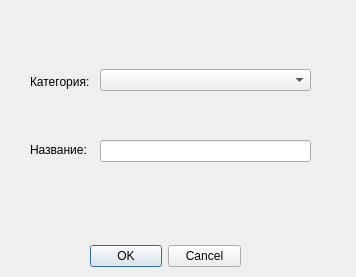
<?xml version="1.0" encoding="UTF-8"?>
<ui version="4.0">
 <class>Dialog</class>
 <widget class="QDialog" name="Dialog">
  <property name="geometry">
   <rect>
    <x>0</x>
    <y>0</y>
    <width>356</width>
    <height>277</height>
   </rect>
  </property>
  <property name="windowTitle">
   <string>Dialog</string>
  </property>
  <widget class="QDialogButtonBox" name="buttonBox">
   <property name="geometry">
    <rect>
     <x>90</x>
     <y>240</y>
     <width>151</width>
     <height>32</height>
    </rect>
   </property>
   <property name="orientation">
    <enum>Qt::Horizontal</enum>
   </property>
   <property name="standardButtons">
    <set>QDialogButtonBox::Cancel|QDialogButtonBox::Ok</set>
   </property>
  </widget>
  <widget class="QWidget" name="verticalLayoutWidget">
   <property name="geometry">
    <rect>
     <x>30</x>
     <y>50</y>
     <width>61</width>
     <height>131</height>
    </rect>
   </property>
   <layout class="QVBoxLayout" name="verticalLayout">
    <item>
     <widget class="QLabel" name="label">
      <property name="text">
       <string>Категория:</string>
      </property>
     </widget>
    </item>
    <item>
     <widget class="QLabel" name="label_2">
      <property name="text">
       <string>Название:</string>
      </property>
     </widget>
    </item>
   </layout>
  </widget>
  <widget class="QWidget" name="verticalLayoutWidget_2">
   <property name="geometry">
    <rect>
     <x>100</x>
     <y>50</y>
     <width>211</width>
     <height>131</height>
    </rect>
   </property>
   <layout class="QVBoxLayout" name="verticalLayout_2">
    <property name="spacing">
     <number>30</number>
    </property>
    <item>
     <widget class="QComboBox" name="catBox"/>
    </item>
    <item>
     <widget class="QLineEdit" name="nameEdit"/>
    </item>
   </layout>
  </widget>
 </widget>
 <resources/>
 <connections>
  <connection>
   <sender>buttonBox</sender>
   <signal>accepted()</signal>
   <receiver>Dialog</receiver>
   <slot>accept()</slot>
   <hints>
    <hint type="sourcelabel">
     <x>248</x>
     <y>254</y>
    </hint>
    <hint type="destinationlabel">
     <x>157</x>
     <y>274</y>
    </hint>
   </hints>
  </connection>
  <connection>
   <sender>buttonBox</sender>
   <signal>rejected()</signal>
   <receiver>Dialog</receiver>
   <slot>reject()</slot>
   <hints>
    <hint type="sourcelabel">
     <x>316</x>
     <y>260</y>
    </hint>
    <hint type="destinationlabel">
     <x>286</x>
     <y>274</y>
    </hint>
   </hints>
  </connection>
 </connections>
</ui>
